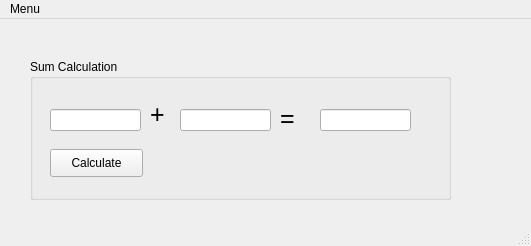
<?xml version="1.0" encoding="UTF-8"?>
<ui version="4.0">
 <class>MainWindow</class>
 <widget class="QMainWindow" name="MainWindow">
  <property name="geometry">
   <rect>
    <x>0</x>
    <y>0</y>
    <width>531</width>
    <height>246</height>
   </rect>
  </property>
  <property name="windowTitle">
   <string>Sample App GUI</string>
  </property>
  <widget class="QWidget" name="centralwidget">
   <widget class="QGroupBox" name="groupBox">
    <property name="geometry">
     <rect>
      <x>30</x>
      <y>40</y>
      <width>421</width>
      <height>141</height>
     </rect>
    </property>
    <property name="font">
     <font>
      <pointsize>9</pointsize>
     </font>
    </property>
    <property name="title">
     <string>Sum Calculation</string>
    </property>
    <widget class="QPushButton" name="pushButton">
     <property name="geometry">
      <rect>
       <x>20</x>
       <y>90</y>
       <width>93</width>
       <height>28</height>
      </rect>
     </property>
     <property name="text">
      <string>Calculate</string>
     </property>
    </widget>
    <widget class="QLineEdit" name="lineEdit">
     <property name="geometry">
      <rect>
       <x>20</x>
       <y>50</y>
       <width>91</width>
       <height>22</height>
      </rect>
     </property>
    </widget>
    <widget class="QLabel" name="label">
     <property name="geometry">
      <rect>
       <x>120</x>
       <y>40</y>
       <width>31</width>
       <height>31</height>
      </rect>
     </property>
     <property name="font">
      <font>
       <pointsize>19</pointsize>
      </font>
     </property>
     <property name="text">
      <string>+</string>
     </property>
    </widget>
    <widget class="QLineEdit" name="lineEdit_2">
     <property name="geometry">
      <rect>
       <x>150</x>
       <y>50</y>
       <width>91</width>
       <height>22</height>
      </rect>
     </property>
    </widget>
    <widget class="QLineEdit" name="lineEdit_3">
     <property name="geometry">
      <rect>
       <x>290</x>
       <y>50</y>
       <width>91</width>
       <height>22</height>
      </rect>
     </property>
     <property name="readOnly">
      <bool>true</bool>
     </property>
    </widget>
    <widget class="QLabel" name="label_2">
     <property name="geometry">
      <rect>
       <x>250</x>
       <y>44</y>
       <width>31</width>
       <height>31</height>
      </rect>
     </property>
     <property name="font">
      <font>
       <pointsize>19</pointsize>
      </font>
     </property>
     <property name="text">
      <string>=</string>
     </property>
    </widget>
   </widget>
  </widget>
  <widget class="QMenuBar" name="menubar">
   <property name="geometry">
    <rect>
     <x>0</x>
     <y>0</y>
     <width>531</width>
     <height>26</height>
    </rect>
   </property>
   <widget class="QMenu" name="menuMenu">
    <property name="title">
     <string>Menu</string>
    </property>
   </widget>
   <addaction name="menuMenu"/>
  </widget>
  <widget class="QStatusBar" name="statusbar"/>
  <action name="actionDashboard">
   <property name="text">
    <string>Dashboard</string>
   </property>
  </action>
 </widget>
 <resources/>
 <connections/>
</ui>
